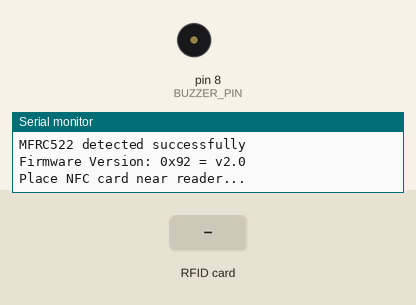
A sketch run on a simulated Arduino Uno, built with avr-gcc and run on an emulated ATmega328P. Shown: buzzer (waves = sounding, pin HIGH), the last lines printed to the serial monitor. The inputs (shaded band) are chosen by the test bench. Pins used as bus, display or sensor lines are not drawn.

Above: at 2.4 s.
2.5 s: RFID card 00 00 00 00 held to the reader
At 3.94 s:
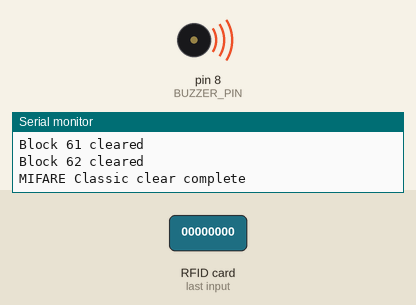
5.5 s: RFID card 5E 7A 19 C4 held to the reader
At 9.0 s:
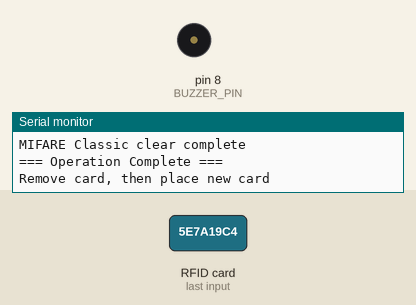
Timing chart, 0 to 10.5 s (numbered marks = the images above; inputs shaded):
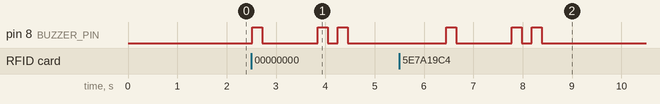

Measured:
- after the input at 2.5 s, pin 8 (BUZZER_PIN): goes HIGH 0.20 s, LOW 1.1 s, HIGH 0.20 s, LOW 0.20 s, HIGH 0.20 s, then LOW, starting at once
- after the input at 5.5 s, pin 8 (BUZZER_PIN): goes HIGH 0.20 s, LOW 1.1 s, HIGH 0.20 s, LOW 0.20 s, HIGH 0.20 s, then LOW, starting after 0.95 s

The sketch:

arduino-nfc.ino
```cpp
#include <SPI.h>
#include <MFRC522.h>

#define RST_PIN         9
#define SS_PIN          10
#define BUZZER_PIN      8

MFRC522 mfrc522(SS_PIN, RST_PIN);

void setup() {
  Serial.begin(9600);
  delay(1000);

  // Initialize buzzer pin
  pinMode(BUZZER_PIN, OUTPUT);

  Serial.println(F("=== NFC Diagnostic Tool ==="));
  Serial.println(F("Initializing..."));

  SPI.begin();
  mfrc522.PCD_Init();

  Serial.println(F("MFRC522 Pins:"));
  Serial.println(F("VCC->3.3V, RST->9, GND->GND"));
  Serial.println(F("MISO->12, MOSI->11, SCK->13, SS->10"));
  Serial.println(F("Buzzer->Pin 8"));
  Serial.println(F("WARNING: Use 3.3V power only"));
  Serial.println();

  // Check if MFRC522 is connected
  Serial.println(F("Testing MFRC522 connection..."));
  byte v = mfrc522.PCD_ReadRegister(mfrc522.VersionReg);
  Serial.print(F("Version: 0x"));
  Serial.println(v, HEX);

  if (v == 0x91 || v == 0x92) {
    Serial.println(F("MFRC522 detected successfully"));
  } else if (v == 0x00 || v == 0xFF) {
    Serial.println(F("ERROR: MFRC522 not detected"));
    Serial.println(F("Check wiring and power"));
    while(1);
  } else {
    Serial.println(F("WARNING: Unknown version"));
    Serial.println(F("Attempting to continue..."));
  }

  mfrc522.PCD_DumpVersionToSerial();
  Serial.println();
  Serial.println(F("Place NFC card near reader..."));
}

void loop() {
  if (!mfrc522.PICC_IsNewCardPresent()) {
    return;
  }

  if (!mfrc522.PICC_ReadCardSerial()) {
    return;
  }

  // Card detected beep
  beep(1);

  Serial.println(F("=== NFC Card Detected ==="));
  Serial.println();

  Serial.print(F("UID: "));
  printHex(mfrc522.uid.uidByte, mfrc522.uid.size);
  Serial.println();

  detectCardType();
  showCardDetails();
  clearCardData();

  // Operation complete beep
  beep(2);

  Serial.println(F("=== Operation Complete ==="));
  Serial.println(F("Remove card, then place new card"));
  Serial.println();

  mfrc522.PICC_HaltA();
  mfrc522.PCD_StopCrypto1();

  delay(2000);
}

void detectCardType() {
  Serial.println(F("--- Card Type Detection ---"));

  MFRC522::PICC_Type piccType = mfrc522.PICC_GetType(mfrc522.uid.sak);
  String typeName = mfrc522.PICC_GetTypeName(piccType);

  Serial.print(F("Card Type: "));
  Serial.println(typeName);
  Serial.print(F("SAK: 0x"));
  Serial.println(mfrc522.uid.sak, HEX);

  switch (piccType) {
    case MFRC522::PICC_TYPE_MIFARE_MINI:
      Serial.println(F("Capacity: 320 bytes"));
      Serial.println(F("Sectors: 5"));
      Serial.println(F("Blocks: 20"));
      Serial.println(F("NDEF: No"));
      break;

    case MFRC522::PICC_TYPE_MIFARE_1K:
      Serial.println(F("Capacity: 1KB"));
      Serial.println(F("Sectors: 16"));
      Serial.println(F("Blocks: 64"));
      Serial.println(F("NDEF: Yes (needs format)"));
      break;

    case MFRC522::PICC_TYPE_MIFARE_4K:
      Serial.println(F("Capacity: 4KB"));
      Serial.println(F("Sectors: 40"));
      Serial.println(F("Blocks: 256"));
      Serial.println(F("NDEF: Yes (needs format)"));
      break;

    case MFRC522::PICC_TYPE_MIFARE_UL:
      Serial.println(F("Capacity: 64 bytes"));
      Serial.println(F("Pages: 16"));
      Serial.println(F("NDEF: Yes"));
      Serial.println(F("Type: NTAG213/Ultralight"));
      break;

    case MFRC522::PICC_TYPE_TNP3XXX:
      Serial.println(F("Type: TNP3xxx compatible"));
      Serial.println(F("NDEF: Possible"));
      break;

    default:
      // Check SAK for additional identification
      if (mfrc522.uid.sak == 0x28) {
        Serial.println(F("Likely: MIFARE Classic 4KB"));
        Serial.println(F("Capacity: 4KB"));
        Serial.println(F("Sectors: 40"));
        Serial.println(F("Blocks: 256"));
        Serial.println(F("NDEF: Yes (needs format)"));
      } else {
        Serial.println(F("Unknown"));
        Serial.println(F("NDEF: Unknown"));
      }
      break;
  }

  Serial.println();
}

void showCardDetails() {
  Serial.println(F("--- Card Details ---"));

  mfrc522.PICC_DumpToSerial(&(mfrc522.uid));

  Serial.println();
  Serial.println(F("--- Technical Specs ---"));
  Serial.print(F("UID Length: "));
  Serial.print(mfrc522.uid.size);
  Serial.println(F(" bytes"));

  Serial.print(F("SAK: 0x"));
  Serial.println(mfrc522.uid.sak, HEX);

  if (mfrc522.uid.size == 7) {
    Serial.println(F("Possible NTAG series:"));
    Serial.println(F("- NTAG213: 180 bytes user data"));
    Serial.println(F("- NTAG215: 540 bytes user data"));
    Serial.println(F("- NTAG216: 928 bytes user data"));
    Serial.println(F("Full NDEF support: Yes"));
  }

  Serial.println();
}

void clearCardData() {
  Serial.println(F("--- Clearing Card Data ---"));

  MFRC522::PICC_Type piccType = mfrc522.PICC_GetType(mfrc522.uid.sak);

  if (piccType == MFRC522::PICC_TYPE_MIFARE_1K ||
      piccType == MFRC522::PICC_TYPE_MIFARE_4K ||
      mfrc522.uid.sak == 0x28) {
    clearMifareClassic();
  } else if (piccType == MFRC522::PICC_TYPE_MIFARE_UL) {
    clearMifareUltralight();
  } else {
    Serial.println(F("Warning: Clear function not implemented"));
    Serial.println(F("Please check card specs manually"));
  }
}

void clearMifareClassic() {
  Serial.println(F("Clearing MIFARE Classic..."));

  byte defaultKey[6] = {0xFF, 0xFF, 0xFF, 0xFF, 0xFF, 0xFF};
  MFRC522::MIFARE_Key key;
  for (byte i = 0; i < 6; i++) key.keyByte[i] = defaultKey[i];

  byte sectors = (mfrc522.PICC_GetType(mfrc522.uid.sak) == MFRC522::PICC_TYPE_MIFARE_1K) ? 16 : 40;

  for (byte sector = 1; sector < sectors; sector++) {
    for (byte block = 0; block < 3; block++) {
      byte blockAddr = sector * 4 + block;

      MFRC522::StatusCode status = mfrc522.PCD_Authenticate(MFRC522::PICC_CMD_MF_AUTH_KEY_A, blockAddr, &key, &(mfrc522.uid));

      if (status == MFRC522::STATUS_OK) {
        byte zeroData[16] = {0};
        status = mfrc522.MIFARE_Write(blockAddr, zeroData, 16);

        if (status == MFRC522::STATUS_OK) {
          Serial.print(F("Block "));
          Serial.print(blockAddr);
          Serial.println(F(" cleared"));
        } else {
          Serial.print(F("Block "));
          Serial.print(blockAddr);
          Serial.print(F(" failed: "));
          Serial.println(mfrc522.GetStatusCodeName(status));
        }
      }
    }
  }

  Serial.println(F("MIFARE Classic clear complete"));
}

void clearMifareUltralight() {
  Serial.println(F("Clearing MIFARE Ultralight/NTAG..."));

  byte zeroPage[4] = {0x00, 0x00, 0x00, 0x00};

  for (byte page = 4; page <= 39; page++) {
    MFRC522::StatusCode status = mfrc522.MIFARE_Ultralight_Write(page, zeroPage, 4);

    if (status == MFRC522::STATUS_OK) {
      Serial.print(F("Page "));
      Serial.print(page);
      Serial.println(F(" cleared"));
    } else {
      Serial.print(F("Page "));
      Serial.print(page);
      Serial.print(F(" failed: "));
      Serial.println(mfrc522.GetStatusCodeName(status));

      if (page > 39) break;
    }
  }

  Serial.println(F("MIFARE Ultralight/NTAG clear complete"));
}

void printHex(byte *buffer, byte bufferSize) {
  for (byte i = 0; i < bufferSize; i++) {
    Serial.print(buffer[i] < 0x10 ? " 0" : " ");
    Serial.print(buffer[i], HEX);
  }
}

void beep(int count) {
  for (int i = 0; i < count; i++) {
    digitalWrite(BUZZER_PIN, HIGH);
    delay(200);
    digitalWrite(BUZZER_PIN, LOW);
    if (i < count - 1) {
      delay(200);
    }
  }
}
```
